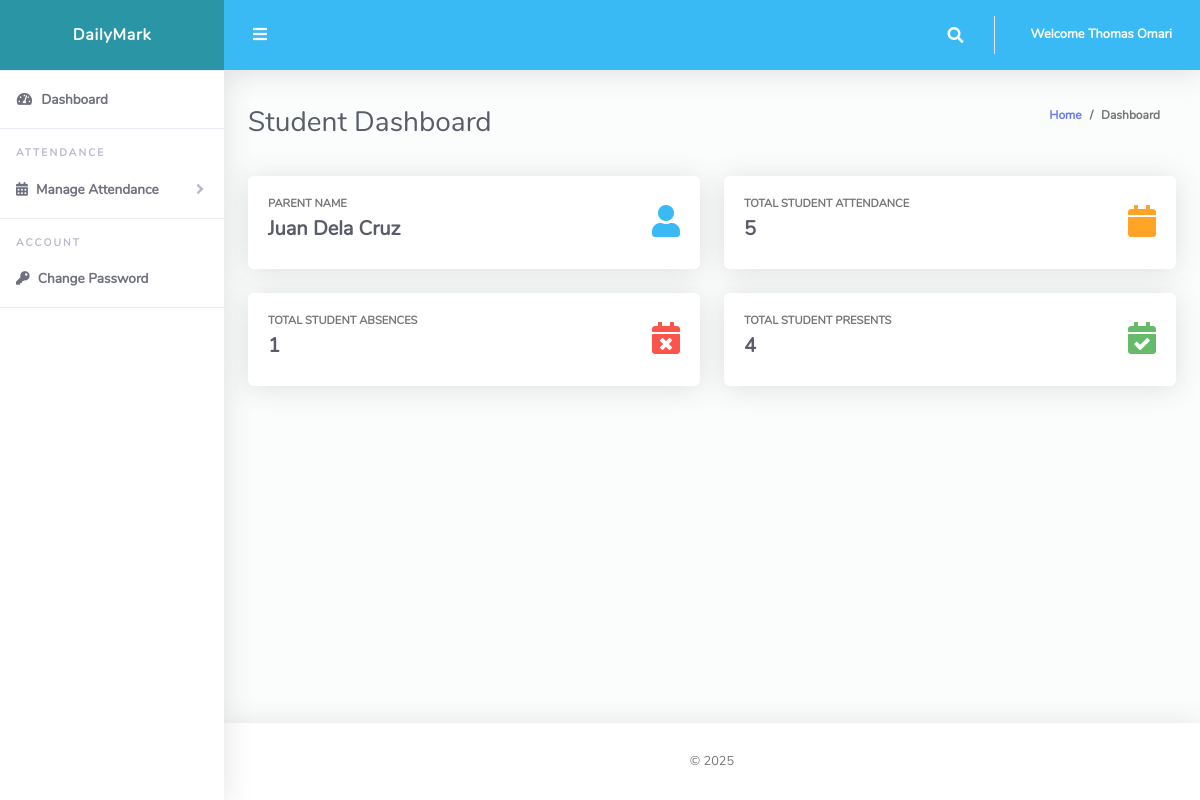
Screenshot of /ClassTeacher/student.php (signed in) with the database file from the repository.
### tables this page shows
CREATE TABLE `tblstudents` (
  `Id` int(10) NOT NULL,
  `firstName` varchar(255) NOT NULL,
  `lastName` varchar(255) NOT NULL,
  `otherName` varchar(255) NOT NULL,
  `admissionNumber` varchar(255) NOT NULL,
  `password` varchar(50) NOT NULL,
  `classId` varchar(10) NOT NULL,
  `classArmId` varchar(10) NOT NULL,
  `dateCreated` varchar(50) NOT NULL
);

CREATE TABLE `tblparent` (
  `id` int(11) NOT NULL,
  `fn` varchar(50) NOT NULL,
  `mn` varchar(50) DEFAULT NULL,
  `ln` varchar(50) NOT NULL,
  `created_at` timestamp NOT NULL DEFAULT current_timestamp(),
  `updated_at` timestamp NOT NULL DEFAULT current_timestamp() ON UPDATE current_timestamp(),
  `student` varchar(255) NOT NULL,
  `emailAddress` varchar(255) DEFAULT NULL,
  `password` varchar(255) DEFAULT NULL
);

### ClassTeacher/student.php (the view, shortened to what this page needs)
<?php
include '../Includes/dbcon.php';
?>
<!DOCTYPE html>
<html lang="en">
<head>
  <link href="../vendor/fontawesome-free/css/all.min.css" rel="stylesheet" type="text/css">
  <link href="../vendor/bootstrap/css/bootstrap.min.css" rel="stylesheet" type="text/css">
  <link href="css/ruang-admin.min.css" rel="stylesheet">
</head>
<body id="page-top">
  <div id="wrapper">
   <?php include "Includes/sidebar.php";?>
    <div id="content-wrapper" class="d-flex flex-column">
      <div id="content">
           <?php include "Includes/topbar.php";?>
        <div class="container-fluid" id="container-wrapper">
          <div class="d-sm-flex align-items-center justify-content-between mb-4">
            <h1 class="h3 mb-0 text-gray-800">Student Dashboard  </h1>
            <ol class="breadcrumb">
              <li class="breadcrumb-item"><a href="./">Home</a></li>
              <li class="breadcrumb-item active" aria-current="page">Dashboard</li>
            </ol>
          </div>
          <div class="row mb-3">
            <?php
            $admissionNumber = $_SESSION['admissionNumber'];
            $query1 = mysqli_query($conn, "SELECT * FROM tblparent");
            $parent = null;
            while ($row = mysqli_fetch_assoc($query1)) {
              $students = explode(',', $row['student']);
              if (in_array($admissionNumber, $students)) {
                $parent = $row;
                break;
              }
            }
            if ($parent) {
            ?>
            <div class="col-xl-6 col-md-6 mb-4">
              <div class="card h-100">
                <div class="card-body">
                  <div class="row no-gutters align-items-center">
                    <div class="col mr-2">
                      <div class="text-xs font-weight-bold text-uppercase mb-1">Parent Name</div>
                      <div class="h5 mb-0 mr-3 font-weight-bold text-gray-800"><?php echo $parent['fn'] . ' ' . $parent['mn'] . ' ' . $parent['ln'];?></div>
                    </div>
                    <div class="col-auto">
                      <i class="fas fa-user fa-2x text-info"></i>
                    </div>
                  </div>
                </div>
                </div>
              </div>
              <?php
                  }
                  $query2 = mysqli_query($conn, "SELECT COUNT(*) as totalAttendance FROM tblattendance WHERE admissionNo = '$admissionNumber'");
                  $attendanceData = mysqli_fetch_assoc($query2);
                  $totAttendance = $attendanceData['totalAttendance'];
                  $query3 = mysqli_query($conn, "SELECT COUNT(*) as totalAbsent FROM tblattendance WHERE admissionNo = '$admissionNumber' AND status = 0");
                  $absentData = mysqli_fetch_assoc($query3);
                  $totalAbsent = $absentData['totalAbsent'];
                  $query4 = mysqli_query($conn, "SELECT COUNT(*) as totalPresent FROM tblattendance WHERE admissionNo = '$admissionNumber' AND status = 1");
                  $presentData = mysqli_fetch_assoc($query4);
                  $totalPresent = $presentData['totalPresent'];
                  ?>
                  <div class="col-xl-6 col-md-6 mb-4">
                    <div class="card h-100">
                    <div class="card-body">
                    <div class="row no-gutters align-items-center">
                    <div class="col mr-2">
                      <div class="text-xs font-weight-bold text-uppercase mb-1">Total Student Attendance</div>
                      <div class="h5 mb-0 font-weight-bold text-gray-800"><?php echo $totAttendance; ?></div>
                    </div>
                    <div class="col-auto">
                      <i class="fas fa-calendar fa-2x text-warning"></i>
                    </div>
                    </div>
                    </div>
                    </div>
                  </div>
                  <div class="col-xl-6 col-md-6 mb-4">
                    <div class="card h-100">
                    <div class="card-body">
                    <div class="row no-gutters align-items-center">
                    <div class="col mr-2">
                      <div class="text-xs font-weight-bold text-uppercase mb-1">Total Student Absences</div>
                      <div class="h5 mb-0 font-weight-bold text-gray-800"><?php echo $totalAbsent; ?></div>
                    </div>
                    <div class="col-auto">
                      <i class="fas fa-calendar-times fa-2x text-danger"></i>
                    </div>
                    </div>
                    </div>
                    </div>
                  </div>
                  <div class="col-xl-6 col-md-6 mb-4">
                    <div class="card h-100">
                    <div class="card-body">
                    <div class="row no-gutters align-items-center">
                    <div class="col mr-2">
                      <div class="text-xs font-weight-bold text-uppercase mb-1">Total Student Presents</div>
                      <div class="h5 mb-0 font-weight-bold text-gray-800"><?php echo $totalPresent; ?></div>
                    </div>
                    <div class="col-auto">
                      <i class="fas fa-calendar-check fa-2x text-success"></i>
                    </div>
                    </div>
                    </div>
                    </div>
                  </div>
          </div>
        </div>
      </div>
      <?php include 'includes/footer.php';?>
    </div>
  </div>
</body>
</html>

### ClassTeacher/Includes/topbar.php (shortened to what this page needs)
<?php
include($_SERVER['DOCUMENT_ROOT'] . '/hamby/includes/dbcon.php');
$fullName = "Teacher";
if (!empty($_SESSION['userType']) && !empty($_SESSION['userId'])) {
    $userType = $_SESSION['userType'];
    $userId = $_SESSION['userId'];
    $query = "";
    if ($userType === 'Student') {
        $query = "SELECT firstName, lastName FROM tblstudents WHERE Id = ?";
    } elseif ($userType === 'Parent') {
        $query = "SELECT fn, mn, ln FROM tblparent WHERE id = ?";
    } elseif ($userType === 'Teacher') {
        $query = "SELECT firstName, lastName FROM tblclassteacher WHERE Id = ?";
    }
    if (!empty($query)) {
        if ($stmt = $conn->prepare($query)) {
            $stmt->bind_param("i", $userId);
            $stmt->execute();
            $result = $stmt->get_result();
            if ($row = $result->fetch_assoc()) {
                if ($userType === 'Parent') {
                    $fullName = $row['fn'] . " " . (!empty($row['mn']) ? $row['mn'] . " " : "") . $row['ln'];
                } else {
                    $fullName = $row['firstName'] . " " . $row['lastName'];
                }
            }
        }
    }
}
?>
<nav class="navbar navbar-expand navbar-light bg-info topbar mb-4 static-top">
    <button id="sidebarToggleTop" class="btn btn-link rounded-circle mr-3">
        <i class="fa fa-bars"></i>
    </button>
    <ul class="navbar-nav ml-auto">
        <li class="nav-item dropdown no-arrow">
            <a class="nav-link dropdown-toggle" href="#" id="searchDropdown" role="button" data-toggle="dropdown"
                aria-haspopup="true" aria-expanded="false">
                <i class="fas fa-search fa-fw"></i>
            </a>
        </li>
        <li class="nav-item dropdown no-arrow">
            <a class="nav-link dropdown-toggle" href="#" id="userDropdown" role="button" data-toggle="dropdown"
                aria-haspopup="true" aria-expanded="false">
                <span class="ml-2 d-none d-lg-inline text-white small">
                    <b>Welcome <?php echo htmlspecialchars($fullName); ?></b>
                </span>
            </a>
        </li>
    </ul>
</nav>

### rows the page displays
tblstudents: fullName "Thomas Omari"
tblparent: fn "Juan", mn "Dela", ln "Cruz"

### other values shown
$totAttendance "5"
$totalAbsent "1"
$totalPresent "4"
